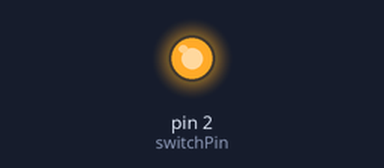
Simulated run of this sketch. Board: Arduino Uno, built with avr-gcc and run on an emulated ATmega328P. Parts: output pins drawn as LEDs (lit = HIGH).

Above: at 1.0 s.
At 3.0 s:
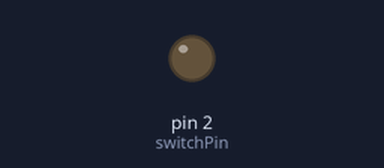
Timing chart, 0 to 5.2 s (numbered marks = the images above):
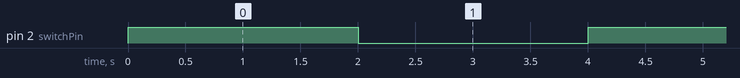

The sketch:

relay-switch.ino
```cpp
int switchPin = 2;
bool lightState = false;

void setup() {
  pinMode(switchPin, OUTPUT);
  Serial.begin(9600);
}

void loop() {
  lightState = !lightState;
  if (lightState)
  {
    digitalWrite(switchPin, HIGH);
  }
  else
  {
    digitalWrite(switchPin, LOW);
  }
  delay(2000);
}
```

Measured:
- by itself, pin 2 (switchPin): alternates HIGH for 2.0 s and LOW for 2.0 s
